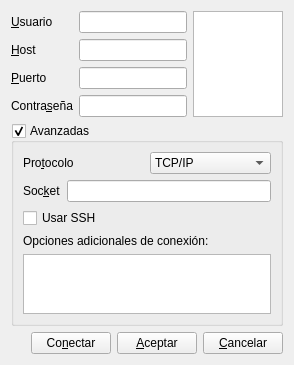
<?xml version="1.0" encoding="UTF-8"?>
<ui version="4.0">
 <class>Form</class>
 <widget class="QWidget" name="Form">
  <property name="geometry">
   <rect>
    <x>0</x>
    <y>0</y>
    <width>294</width>
    <height>341</height>
   </rect>
  </property>
  <property name="maximumSize">
   <size>
    <width>16777215</width>
    <height>16777215</height>
   </size>
  </property>
  <property name="windowTitle">
   <string>Form</string>
  </property>
  <layout class="QGridLayout" name="gridLayout_2">
   <item row="3" column="0">
    <widget class="QLabel" name="pwdLabel">
     <property name="text">
      <string>Contra&amp;seña</string>
     </property>
     <property name="buddy">
      <cstring>pwdLineEdit</cstring>
     </property>
    </widget>
   </item>
   <item row="1" column="1">
    <widget class="QLineEdit" name="hostLineEdit"/>
   </item>
   <item row="2" column="0">
    <widget class="QLabel" name="portLabel">
     <property name="text">
      <string>&amp;Puerto</string>
     </property>
     <property name="buddy">
      <cstring>portLineEdit</cstring>
     </property>
    </widget>
   </item>
   <item row="0" column="1">
    <widget class="QLineEdit" name="userLineEdit"/>
   </item>
   <item row="0" column="0">
    <widget class="QLabel" name="userLabel">
     <property name="text">
      <string>&amp;Usuario</string>
     </property>
     <property name="buddy">
      <cstring>userLineEdit</cstring>
     </property>
    </widget>
   </item>
   <item row="0" column="2" rowspan="4">
    <widget class="QGraphicsView" name="graphicsView">
     <property name="maximumSize">
      <size>
       <width>100</width>
       <height>16777215</height>
      </size>
     </property>
    </widget>
   </item>
   <item row="3" column="1">
    <widget class="QLineEdit" name="pwdLineEdit"/>
   </item>
   <item row="1" column="0">
    <widget class="QLabel" name="hostLabel">
     <property name="text">
      <string>&amp;Host</string>
     </property>
     <property name="buddy">
      <cstring>hostLineEdit</cstring>
     </property>
    </widget>
   </item>
   <item row="6" column="0" colspan="3">
    <layout class="QHBoxLayout" name="horizontalLayout">
     <item>
      <spacer name="horizontalSpacer">
       <property name="orientation">
        <enum>Qt::Horizontal</enum>
       </property>
       <property name="sizeHint" stdset="0">
        <size>
         <width>40</width>
         <height>20</height>
        </size>
       </property>
      </spacer>
     </item>
     <item>
      <widget class="QPushButton" name="connectPushButton">
       <property name="text">
        <string>Co&amp;nectar</string>
       </property>
      </widget>
     </item>
     <item>
      <widget class="QPushButton" name="okPushButton">
       <property name="text">
        <string>&amp;Aceptar</string>
       </property>
      </widget>
     </item>
     <item>
      <widget class="QPushButton" name="cancelPushButton">
       <property name="text">
        <string>&amp;Cancelar</string>
       </property>
      </widget>
     </item>
    </layout>
   </item>
   <item row="2" column="1">
    <widget class="QLineEdit" name="portLineEdit"/>
   </item>
   <item row="4" column="0" colspan="3">
    <widget class="QGroupBox" name="advancedGroupBox">
     <property name="title">
      <string>Avanzadas</string>
     </property>
     <property name="checkable">
      <bool>true</bool>
     </property>
     <property name="checked">
      <bool>true</bool>
     </property>
     <layout class="QGridLayout" name="gridLayout">
      <item row="0" column="0">
       <layout class="QHBoxLayout" name="horizontalLayout_2">
        <item>
         <widget class="QLabel" name="protocolLabel">
          <property name="text">
           <string>Pro&amp;tocolo</string>
          </property>
          <property name="buddy">
           <cstring>protocolComboBox</cstring>
          </property>
         </widget>
        </item>
        <item>
         <widget class="QComboBox" name="protocolComboBox">
          <item>
           <property name="text">
            <string>TCP/IP</string>
           </property>
          </item>
          <item>
           <property name="text">
            <string>Socket</string>
           </property>
          </item>
          <item>
           <property name="text">
            <string>Pipe</string>
           </property>
          </item>
          <item>
           <property name="text">
            <string>Memory</string>
           </property>
          </item>
         </widget>
        </item>
       </layout>
      </item>
      <item row="1" column="0">
       <layout class="QHBoxLayout" name="horizontalLayout_3">
        <item>
         <widget class="QLabel" name="soketLabel">
          <property name="text">
           <string>Soc&amp;ket</string>
          </property>
          <property name="buddy">
           <cstring>socketLineEdit</cstring>
          </property>
         </widget>
        </item>
        <item>
         <widget class="QLineEdit" name="socketLineEdit"/>
        </item>
       </layout>
      </item>
      <item row="2" column="0">
       <widget class="QCheckBox" name="sshCheckBox">
        <property name="text">
         <string>Usar SSH</string>
        </property>
       </widget>
      </item>
      <item row="3" column="0">
       <widget class="QLabel" name="label">
        <property name="text">
         <string>Opciones adicionales de conexión:</string>
        </property>
       </widget>
      </item>
      <item row="4" column="0">
       <widget class="QTextEdit" name="optionsTextEdit">
        <property name="maximumSize">
         <size>
          <width>16777215</width>
          <height>60</height>
         </size>
        </property>
       </widget>
      </item>
     </layout>
    </widget>
   </item>
   <item row="5" column="0" colspan="3">
    <spacer name="verticalSpacer">
     <property name="orientation">
      <enum>Qt::Vertical</enum>
     </property>
     <property name="sizeHint" stdset="0">
      <size>
       <width>20</width>
       <height>0</height>
      </size>
     </property>
    </spacer>
   </item>
  </layout>
 </widget>
 <tabstops>
  <tabstop>userLineEdit</tabstop>
  <tabstop>hostLineEdit</tabstop>
  <tabstop>portLineEdit</tabstop>
  <tabstop>pwdLineEdit</tabstop>
  <tabstop>graphicsView</tabstop>
 </tabstops>
 <resources/>
 <connections/>
</ui>
